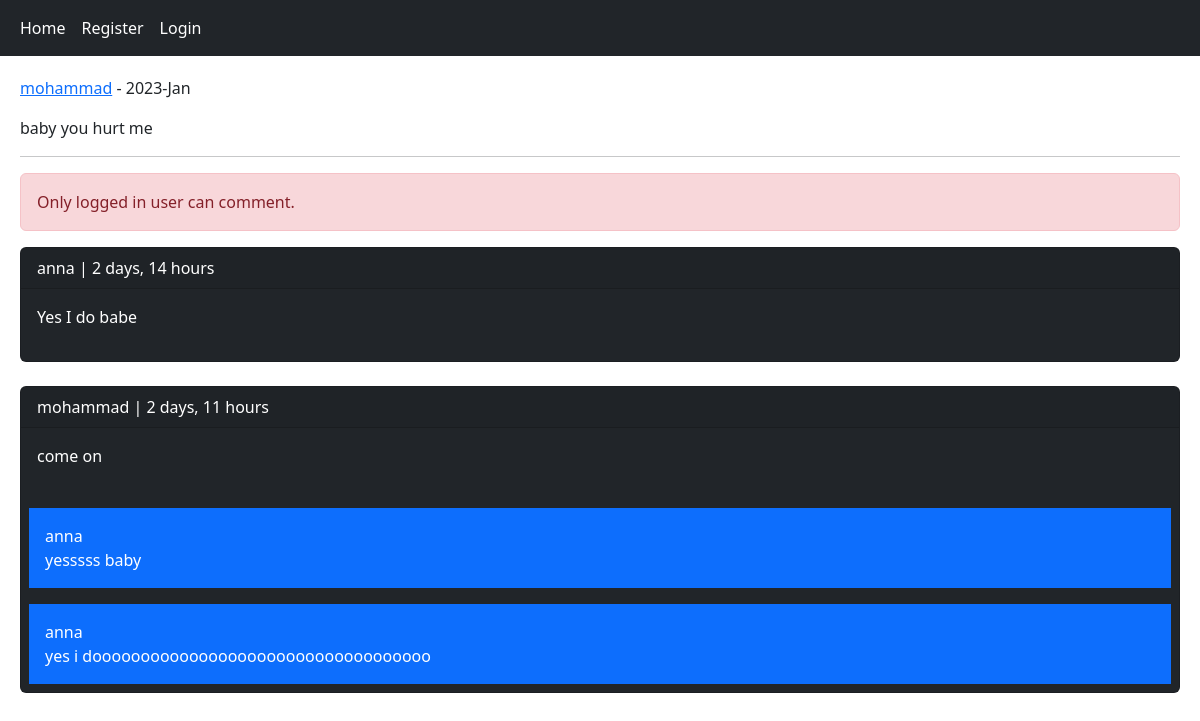
Page /post/5/baby-you-hurt-me on the earlier database version.
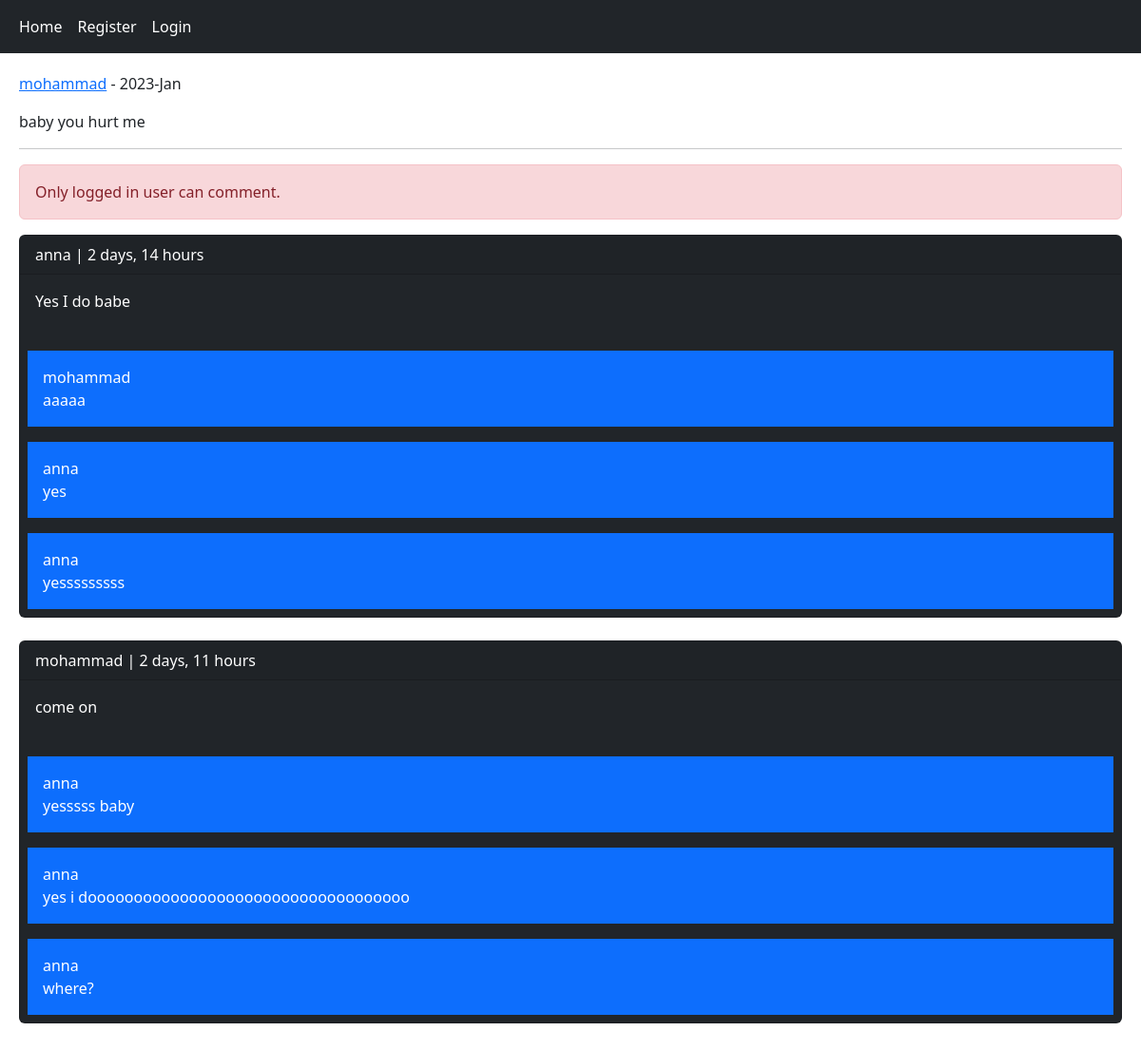
Same page on the later database version.
### home/models.py (models this page shows, shortened)
class Post(models.Model):
    user = models.ForeignKey(User, on_delete=models.CASCADE, related_name='posts')
    body = models.TextField()
    slug = models.SlugField()
    title = models.CharField(max_length=100, null=True, blank=True)
    created = models.DateTimeField(auto_now_add=True)
    updated = models.DateTimeField(auto_now=True)
    class Meta:
        ordering = ('-created',)

class Comment(models.Model):
    user = models.ForeignKey(User, on_delete=models.CASCADE, related_name='ucomments')
    post = models.ForeignKey(Post, on_delete=models.CASCADE, related_name='pcomments')
    reply = models.ForeignKey('self', on_delete=models.CASCADE, related_name='rcomments', blank=True, null=True)
    is_reply = models.BooleanField(default=False)
    body = models.TextField(max_length=400)
    created = models.DateTimeField(auto_now_add=True)

### home/views.py (the view, shortened to what this page needs)
# urls.py: path('post/<int:post_id>/<slug:post_slug>', views.PostDetailView.as_view(), name='post_detail'),
class PostDetailView(View):
    form_class = CommentCreateForm
    form_class_reply = CommentReplyForm
    def setup(self, request, *args, **kwargs):
        self.post_instance = get_object_or_404(Post, pk=kwargs['post_id'], slug=kwargs['post_slug'])
        return super().setup(request, *args, **kwargs)
    def get(self, request, *args, **kwargs):
        comments = self.post_instance.pcomments.filter(is_reply=False)
        can_like = False
        if request.user.is_authenticated and self.post_instance.user_can_like(request.user):
            can_like = True
        return render(request, 'home/detail.html', {'post': self.post_instance, 'comments': comments, 'form': self.form_class, 'reply_form': self.form_class_reply, 'can_like': can_like})

### home/templates/home/detail.html (shortened to what this page needs)
{% extends 'base.html' %}
{% block content %}
    <p><a href="{% url 'account:user_profile' post.user.id %}">{{ post.user.username }}</a> - {{ post.updated|date:"Y-M" }}</p>
    <p>{{ post.body }}</p><hr/>
    {% if request.user.is_authenticated %}
        <a href="{% url 'home:post_like' post.id %}" class="{% if can_like %} disabled {% endif %} btn btn-primary col-md-2">Like {{ post.likes_count }}</a>
        <form action="" method="post" >
            {% csrf_token %}
            {{ form.as_p }}
            <input type="submit" value="Send">
        </form><br/>
    {% else %}
        <p class="alert alert-danger">Only logged in user can comment.</p>
    {% endif %}
    {% for comment in comments %}
        <div class="card bg-dark text-white">
            <p class="card-header">{{ comment.user }} | {{ comment.created|timesince }} </p>
            <p class="card-body" >{{ comment.body }}</p>
            {% with replies=comment.rcomments.all %}
                {% for reply in replies %}
                    <p class="bg-primary p-3 m-2">{{ reply.user }} <br/> {{ reply.body }}</p>
                {% endfor %}
            {% endwith %}
        </div><br/>
    {% empty %}
        <p>No comments yet!</p>
    {% endfor %}
{% endblock %}

### templates/base.html (shortened to what this page needs)
<!DOCTYPE html>
<html lang="en">
<head>
<link href="https://cdn.jsdelivr.net/npm/bootstrap@5.2.3/dist/css/bootstrap.min.css" rel="stylesheet">
</head>
<body>
    {% include 'inc/navbar.html' %}
    <div class="jumbotron">
        {% block content %} {% endblock %}
    </div>
</body>
</html>

### templates/inc/navbar.html
<nav class="navbar navbar-expand-lg navbar-dark bg-dark">
    <div class="container-fluid">
        <div class="navbar-nav">
            <a class="nav-link active" href="{% url 'home:home' %}">Home</a>
            {% if request.user.is_authenticated %}
            <a class="nav-link active" href="{% url 'account:user_profile' request.user.id %}">Profile</a>
            <a class="nav-link active" href="{% url 'account:user_logout' %}">Logout</a>
            {% else %}
            <a class="nav-link active" href="{% url 'account:user_register' %}">Register</a>
            <a class="nav-link active" href="{% url 'account:user_login' %}">Login</a>
            {% endif %}
        </div>
    </div>
</nav>

### templates/base.html (style rules this page uses)
.jumbotron { padding: 20px; margin-bottom: 20px background-color: #e9ecef; }

Differences in the rows shown:
added Comment: user "mohammad", body "aaaaa", shown under "anna"
added Comment: user "anna", body "yes"
added Comment: user "anna", body "yesssssssss"
added Comment: user "anna", body "where?", shown under "mohammad"
